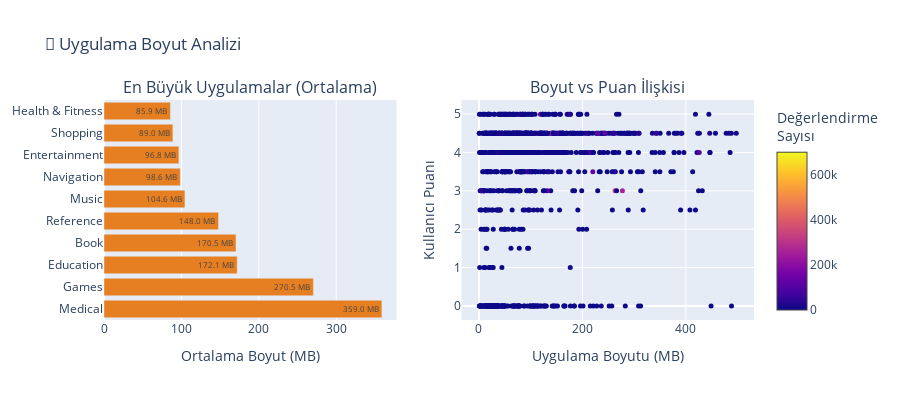

Notebook code for this chart:
### Markdown cell above
### 4.4 Uygulama Boyutu Analizi

### Code cell
# Boyut MB'a çevir
df_apps['size_mb'] = df_apps['size_bytes'] / (1024 * 1024)

# Kategori bazında ortalama boyut
category_sizes = df_apps.groupby('prime_genre')['size_mb'].mean().sort_values(ascending=False).head(10)

# Görselleştirme
fig = make_subplots(
    rows=1, cols=2,
    subplot_titles=('En Büyük Uygulamalar (Ortalama)', 'Boyut vs Puan İlişkisi')
)

# Bar chart
fig.add_trace(
    go.Bar(
        x=category_sizes.values,
        y=category_sizes.index,
        orientation='h',
        marker_color='#e67e22',
        text=[f'{x:.1f} MB' for x in category_sizes.values],
        textposition='auto'
    ),
    row=1, col=1
)

# Scatter plot
sample = df_apps[df_apps['size_mb'] < 500].sample(min(1000, len(df_apps)))
fig.add_trace(
    go.Scatter(
        x=sample['size_mb'],
        y=sample['user_rating'],
        mode='markers',
        marker=dict(
            size=5,
            color=sample['rating_count_tot'],
            colorscale='plasma',
            showscale=True,
            colorbar=dict(title='Değerlendirme<br>Sayısı')
        )
    ),
    row=1, col=2
)

fig.update_layout(
    title_text='💾 Uygulama Boyut Analizi',
    height=400,
    showlegend=False
)

fig.update_xaxes(title_text='Ortalama Boyut (MB)', row=1, col=1)
fig.update_xaxes(title_text='Uygulama Boyutu (MB)', row=1, col=2)
fig.update_yaxes(title_text='Kullanıcı Puanı', row=1, col=2)

fig.show()

### Figure 1 — Plotly figure (JSON) as saved in the notebook; plotly's stock layout.template omitted (floating-point values rounded to 4 significant figures; data arrays with more than 128 entries replaced by an {"elided": "..."} marker saying what was removed)
{"data": [{"marker": {"color": "#e67e22"}, "orientation": "h", "text": ["359.0 MB", "270.5 MB", "172.1 MB", "170.5 MB", "148.0 MB", "104.6 MB", "98.6 MB", "96.8 MB", "89.0 MB", "85.9 MB"], "textposition": "auto", "type": "bar", "x": [359.0, 270.5, 172.1, 170.5, 148.0, 104.6, 98.57, 96.78, 89.02, 85.93], "xaxis": "x", "y": ["Medical", "Games", "Education", "Book", "Reference", "Music", "Navigation", "Entertainment", "Shopping", "Health & Fitness"], "yaxis": "y"}, {"marker": {"color": {"elided": "1000 int values"}, "colorbar": {"title": {"text": "Değerlendirme<br>Sayısı"}}, "colorscale": [[0, "#0d0887"], [0.1111, "#46039f"], [0.2222, "#7201a8"], [0.3333, "#9c179e"], [0.4444, "#bd3786"], [0.5556, "#d8576b"], [0.6667, "#ed7953"], [0.7778, "#fb9f3a"], [0.8889, "#fdca26"], [1, "#f0f921"]], "showscale": true, "size": 5}, "mode": "markers", "type": "scatter", "x": {"elided": "1000 float values"}, "xaxis": "x2", "y": {"elided": "1000 float values"}, "yaxis": "y2"}], "layout": {"annotations": [{"font": {"size": 16}, "showarrow": false, "text": "En Büyük Uygulamalar (Ortalama)", "x": 0.225, "xanchor": "center", "xref": "paper", "y": 1, "yanchor": "bottom", "yref": "paper"}, {"font": {"size": 16}, "showarrow": false, "text": "Boyut vs Puan İlişkisi", "x": 0.775, "xanchor": "center", "xref": "paper", "y": 1, "yanchor": "bottom", "yref": "paper"}], "height": 400, "showlegend": false, "title": {"text": "💾 Uygulama Boyut Analizi"}, "xaxis": {"anchor": "y", "domain": [0, 0.45], "title": {"text": "Ortalama Boyut (MB)"}}, "xaxis2": {"anchor": "y2", "domain": [0.55, 1], "title": {"text": "Uygulama Boyutu (MB)"}}, "yaxis": {"anchor": "x", "domain": [0, 1]}, "yaxis2": {"anchor": "x2", "domain": [0, 1], "title": {"text": "Kullanıcı Puanı"}}}}
